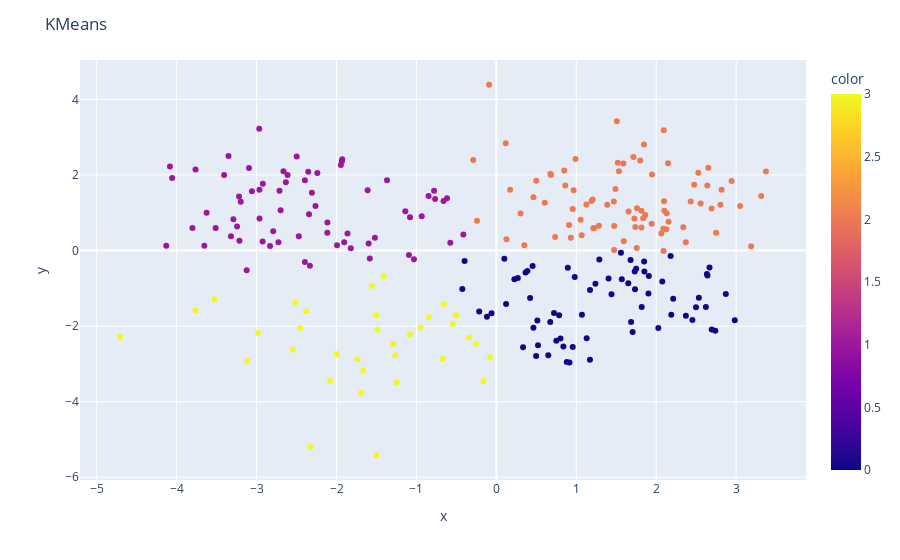
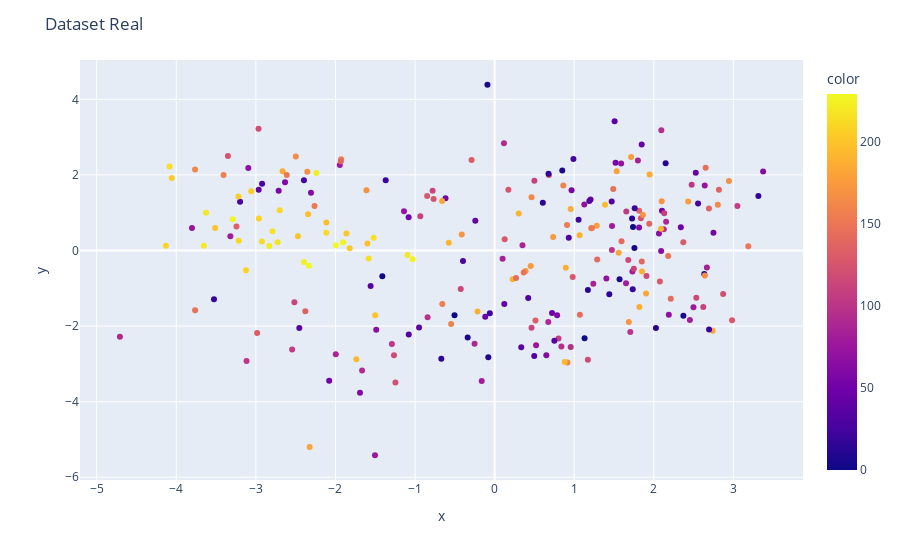

Write notebook code for charts like these, in order.
### Code cell
# Pelo metodo do cotovelo, podemos utilizar o K (número de clusters) como sendo aproximadamente 4.
kmeans = KMeans(n_clusters=4, n_init='auto')
kmeans.fit(duas_dimensoes)
solucao = kmeans.predict(duas_dimensoes)

import plotly.express as px

# Criando o gráfico interativo
fig = px.scatter(x=duas_dimensoes[:, 0], y=duas_dimensoes[:, 1], color=solucao)
fig.update_layout(title="KMeans")
fig.show()

# Criando o gráfico interativo do dataset real
fig = px.scatter(x=duas_dimensoes[:, 0], y=duas_dimensoes[:, 1], color=saida_num)
fig.update_layout(title="Dataset Real")
fig.show()

### Figure 1 — Plotly figure (JSON) as saved in the notebook; plotly's stock layout.template omitted (floating-point values rounded to 4 significant figures; data arrays with more than 128 entries replaced by an {"elided": "..."} marker saying what was removed)
{"data": [{"hovertemplate": "x=%{x}<br>y=%{y}<br>color=%{marker.color}<extra></extra>", "legendgroup": "", "marker": {"color": {"elided": "251 int values"}, "coloraxis": "coloraxis", "symbol": "circle"}, "mode": "markers", "name": "", "orientation": "v", "showlegend": false, "type": "scatter", "x": {"elided": "251 float values"}, "xaxis": "x", "y": {"elided": "251 float values"}, "yaxis": "y"}], "layout": {"coloraxis": {"colorbar": {"title": {"text": "color"}}, "colorscale": [[0, "#0d0887"], [0.1111, "#46039f"], [0.2222, "#7201a8"], [0.3333, "#9c179e"], [0.4444, "#bd3786"], [0.5556, "#d8576b"], [0.6667, "#ed7953"], [0.7778, "#fb9f3a"], [0.8889, "#fdca26"], [1, "#f0f921"]]}, "legend": {"tracegroupgap": 0}, "margin": {"t": 60}, "title": {"text": "KMeans"}, "xaxis": {"anchor": "y", "domain": [0, 1], "title": {"text": "x"}}, "yaxis": {"anchor": "x", "domain": [0, 1], "title": {"text": "y"}}}}

### Figure 2 — Plotly figure (JSON) as saved in the notebook; plotly's stock layout.template omitted (floating-point values rounded to 4 significant figures; data arrays with more than 128 entries replaced by an {"elided": "..."} marker saying what was removed)
{"data": [{"hovertemplate": "x=%{x}<br>y=%{y}<br>color=%{marker.color}<extra></extra>", "legendgroup": "", "marker": {"color": {"elided": "251 int values"}, "coloraxis": "coloraxis", "symbol": "circle"}, "mode": "markers", "name": "", "orientation": "v", "showlegend": false, "type": "scatter", "x": {"elided": "251 float values"}, "xaxis": "x", "y": {"elided": "251 float values"}, "yaxis": "y"}], "layout": {"coloraxis": {"colorbar": {"title": {"text": "color"}}, "colorscale": [[0, "#0d0887"], [0.1111, "#46039f"], [0.2222, "#7201a8"], [0.3333, "#9c179e"], [0.4444, "#bd3786"], [0.5556, "#d8576b"], [0.6667, "#ed7953"], [0.7778, "#fb9f3a"], [0.8889, "#fdca26"], [1, "#f0f921"]]}, "legend": {"tracegroupgap": 0}, "margin": {"t": 60}, "title": {"text": "Dataset Real"}, "xaxis": {"anchor": "y", "domain": [0, 1], "title": {"text": "x"}}, "yaxis": {"anchor": "x", "domain": [0, 1], "title": {"text": "y"}}}}
